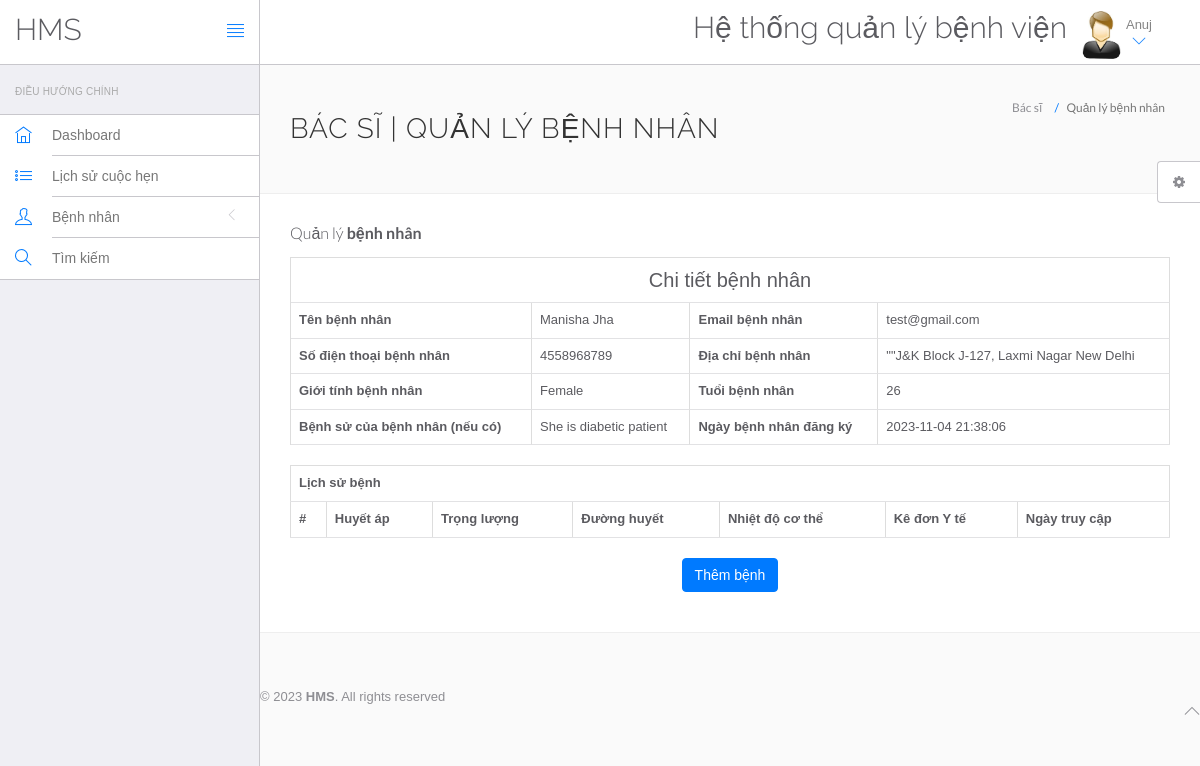
The app's page /hms/doctor/view-patient.php?viewid=1 (signed in) with its own data.
### tables this page shows
CREATE TABLE `doctors` (
  `id` int(11) NOT NULL,
  `specilization` varchar(255) DEFAULT NULL,
  `doctorName` varchar(255) DEFAULT NULL,
  `address` longtext,
  `docFees` varchar(255) DEFAULT NULL,
  `contactno` bigint(11) DEFAULT NULL,
  `docEmail` varchar(255) DEFAULT NULL,
  `password` varchar(255) DEFAULT NULL,
  `creationDate` timestamp NULL DEFAULT CURRENT_TIMESTAMP,
  `updationDate` timestamp NULL DEFAULT NULL ON UPDATE CURRENT_TIMESTAMP
);

CREATE TABLE `tblpatient` (
  `ID` int(10) NOT NULL,
  `Docid` int(10) DEFAULT NULL,
  `PatientName` varchar(200) DEFAULT NULL,
  `PatientContno` bigint(10) DEFAULT NULL,
  `PatientEmail` varchar(200) DEFAULT NULL,
  `PatientGender` varchar(50) DEFAULT NULL,
  `PatientAdd` mediumtext,
  `PatientAge` int(10) DEFAULT NULL,
  `PatientMedhis` mediumtext,
  `CreationDate` timestamp NULL DEFAULT CURRENT_TIMESTAMP,
  `UpdationDate` timestamp NULL DEFAULT NULL ON UPDATE CURRENT_TIMESTAMP
);

### hms/doctor/view-patient.php (the view, shortened to what this page needs)
<?php
include('include/config.php');
?>
<!DOCTYPE html>
<html lang="en">
	<head>
		<link rel="stylesheet" href="vendor/bootstrap/css/bootstrap.min.css">
		<link rel="stylesheet" href="vendor/fontawesome/css/font-awesome.min.css">
		<link rel="stylesheet" href="vendor/themify-icons/themify-icons.min.css">
		<link href="vendor/animate.css/animate.min.css" rel="stylesheet" media="screen">
		<link href="vendor/perfect-scrollbar/perfect-scrollbar.min.css" rel="stylesheet" media="screen">
		<link href="vendor/switchery/switchery.min.css" rel="stylesheet" media="screen">
		<link href="vendor/bootstrap-touchspin/jquery.bootstrap-touchspin.min.css" rel="stylesheet" media="screen">
		<link href="vendor/select2/select2.min.css" rel="stylesheet" media="screen">
		<link href="vendor/bootstrap-datepicker/bootstrap-datepicker3.standalone.min.css" rel="stylesheet" media="screen">
		<link href="vendor/bootstrap-timepicker/bootstrap-timepicker.min.css" rel="stylesheet" media="screen">
		<link rel="stylesheet" href="assets/css/styles.css">
		<link rel="stylesheet" href="assets/css/plugins.css">
		<link rel="stylesheet" href="assets/css/themes/theme-1.css" id="skin_color" />
	</head>
	<body>
		<div id="app">
<?php include('include/sidebar.php');?>
<div class="app-content">
<?php include('include/header.php');?>
<div class="main-content" >
<div class="wrap-content container" id="container">
<section id="page-title">
<div class="row">
<div class="col-sm-8">
<h1 class="mainTitle">Bác sĩ | Quản lý bệnh nhân</h1>
</div>
<ol class="breadcrumb">
<li>
<span>Bác sĩ</span>
</li>
<li class="active">
<span>Quản lý bệnh nhân</span>
</li>
</ol>
</div>
</section>
<div class="container-fluid container-fullw bg-white">
<div class="row">
<div class="col-md-12">
<h5 class="over-title margin-bottom-15">Quản lý <span class="text-bold">bệnh nhân</span></h5>
<?php
                               $vid=$_GET['viewid'];
                               $ret=mysqli_query($con,"select * from tblpatient where ID='$vid'");
while ($row=mysqli_fetch_array($ret)) {
                               ?>
<table border="1" class="table table-bordered">
 <tr align="center">
<td colspan="4" style="font-size:20px;color:blue">
 Chi tiết bệnh nhân</td></tr>
    <tr>
    <th scope>Tên bệnh nhân</th>
    <td><?php  echo $row['PatientName'];?></td>
    <th scope>Email bệnh nhân</th>
    <td><?php  echo $row['PatientEmail'];?></td>
  </tr>
  <tr>
    <th scope>Số điện thoại bệnh nhân</th>
    <td><?php  echo $row['PatientContno'];?></td>
    <th>Địa chỉ bệnh nhân</th>
    <td><?php  echo $row['PatientAdd'];?></td>
  </tr>
    <tr>
    <th>Giới tính bệnh nhân</th>
    <td><?php  echo $row['PatientGender'];?></td>
    <th>Tuổi bệnh nhân</th>
    <td><?php  echo $row['PatientAge'];?></td>
  </tr>
  <tr>
    <th>Bệnh sử của bệnh nhân (nếu có)</th>
    <td><?php  echo $row['PatientMedhis'];?></td>
     <th>Ngày bệnh nhân đăng ký</th>
    <td><?php  echo $row['CreationDate'];?></td>
  </tr>
<?php }?>
</table>
<table id="datatable" class="table table-bordered dt-responsive nowrap" style="border-collapse: collapse; border-spacing: 0; width: 100%;">
  <tr align="center">
   <th colspan="8" >Lịch sử bệnh</th>
  </tr>
  <tr>
    <th>#</th>
    <th> Huyết áp </th>
    <th> Trọng lượng </th>
    <th> Đường huyết </th>
    <th> Nhiệt độ cơ thể </th>
    <th> Kê đơn Y tế </th>
    <th> Ngày truy cập </th>
</tr>
</table>
<p align="center">
 <button class="btn btn-primary waves-effect waves-light w-lg" data-toggle="modal" data-target="#myModal">Thêm bệnh</button></p>
</div>
</div>
</div>
</div>
	<?php include('include/footer.php');?>
	<?php include('include/setting.php');?>
		</div>
	</body>
</html>

### hms/doctor/include/header.php (shortened to what this page needs)
<header class="navbar navbar-default navbar-static-top">
					<div class="navbar-header">
						<a class="navbar-brand" href="#">
							<h2 style="padding-top:20% ">HMS</h2>
						</a>
						<a href="#" class="sidebar-toggler pull-right visible-md visible-lg" data-toggle-class="app-sidebar-closed" data-toggle-target="#app">
							<i class="ti-align-justify"></i>
						</a>
					</div>
					<div class="navbar-collapse collapse">
						<ul class="nav navbar-right">
								<li  style="padding-top:2% ">
								<h2>Hệ thống quản lý bệnh viện</h2>
							</li>
							<li class="dropdown current-user">
								<a href class="dropdown-toggle" data-toggle="dropdown">
									<img src="assets/images/images.jpg" > <span class="username">
									<?php $query=mysqli_query($con,"select doctorName from doctors where id='".$_SESSION['id']."'");
while($row=mysqli_fetch_array($query))
{
	echo $row['doctorName'];
}
									?> <i class="ti-angle-down"></i></i></span>
								</a>
							</li>
						</ul>
					</div>
				</header>

### hms/doctor/assets/css/themes/theme-1.css (style rules this page uses)
body { background: #FAFAFA; }
header .navbar-header { background: #ffffff !important; border-right-color: #c8c7cc !important; border-bottom-color: #c8c7cc !important; }
header .navbar-header .sidebar-toggler, header .navbar-header .sidebar-mobile-toggler { color: #007aff !important; }
header .navbar-header .navbar-brand { color: #777 !important; }
header .navbar-collapse { background: #ffffff !important; border-bottom-color: #c8c7cc !important; box-shadow: none !important; }
header .navbar-collapse .navbar-right > li > a { color: #777; }
header .navbar-collapse .navbar-right > li > a i { color: #007aff !important; }

### records on screen
doctors: doctorName "Anuj"
tblpatient: PatientName "Manisha Jha", PatientEmail "test@gmail.com", PatientContno "4558968789", PatientAdd "\"\"J&K Block J-127, Laxmi Nagar New Delhi", PatientGender "Female", PatientAge "26", PatientMedhis "She is diabetic patient", CreationDate "2023-11-04 21:38:06"
